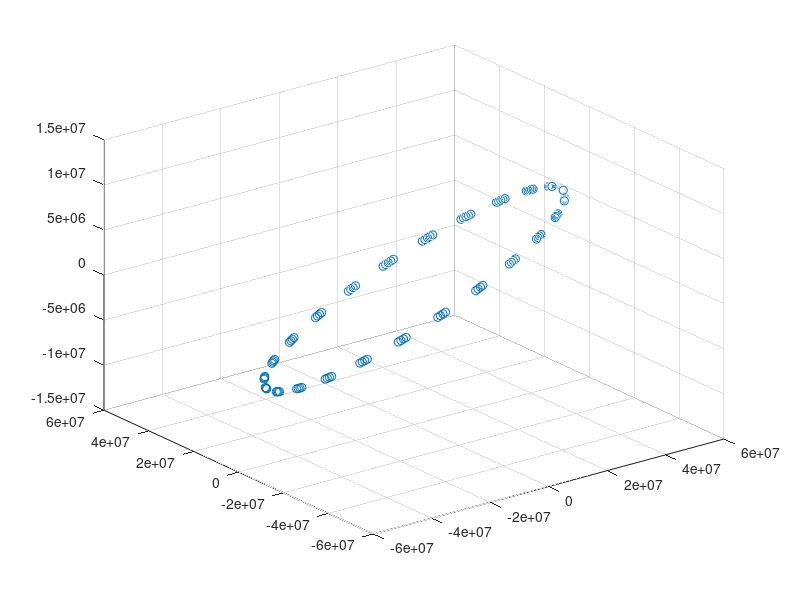

MATLAB code to generate this figure:
clc
for kk =  0: 100
    eraw = 40385;
    n = 1.00277387;
    ideg = 14.2407;
    wdeg = 318.6668;
    Mdeg = 85.9519;
    t = 264.51782528;
    t0 = 0;
    omegadeg = 225.5871;

    mu = 3.98604419e14;

    e = eraw*1e-07;
    a = mu^(1/3) / (2*n*pi()/ 86400)^(2/3);
    i = ideg*(pi()/180);
    w = wdeg*(pi()/180);
    omega = omegadeg*(pi()/180);
    Mt = Mdeg*(pi()/180);
    if t~=t0 
        deltaT = 86400*(t-t0) + kk*3600;
        Mt = Mt + deltaT*sqrt(mu/a^3);
        Mt= mod(Mt, 2*pi());
    end
    E = Mt;
    F = E - e * sin(E) - Mt;
    j = 0;
    maxSteps = 100;
    stepSize = 1e-12;
    while (abs(F) > stepSize && j<maxSteps) 
        E = E - F / (1 - e * cos(E));
        F = E - e * sin(E) - Mt;
        j = j + 1;
    end
    Vt = 2 * atan2( sqrt( 1 + e ) * sin( E / 2 ) , sqrt(1 - e ) * cos( E / 2));

    rc = a * (1 - e * cos(E));

    vcoeff = sqrt(mu * a ) / rc;

    Ot = [rc * cos(Vt), rc * sin(Vt),0];
    Odott = [vcoeff * -sin(E), vcoeff * sqrt(1 - e^2) * cos(E),0];

    r_x(kk+1) = (Ot(1) * (cos(w) * cos(omega) - sin(w) * cos(i) * sin(omega)) - Ot(2) * (sin(w) * cos(omega) + cos(w) * cos(i) * sin(omega)));
    r_y(kk+1) = (Ot(1)* (cos(w) * sin(omega) + sin(w) * cos(i) * cos(omega)) + Ot(2) * (cos(w) * cos(i) * cos(omega) - sin(w) * sin(omega)));
    r_z(kk+1) = (Ot(1) * (sin(w) * sin(i)) + Ot(2) * (cos(w) * sin(i)));

    rdotx(kk+1) = (Odott(1) * (cos(w) * cos(omega) - sin(w) * cos(i) * sin(omega)) - Odott(2) * (sin(w) * cos(omega) + cos(w) * cos(i) * sin(omega)));
    rdoty(kk+1) = (Odott(1) * (cos(w) * sin(omega) + sin(w) * cos(i) * cos(omega)) + Odott(2) * (cos(w) * cos(i) * cos(omega) - sin(w) * sin(omega)));
    rdotz(kk+1) = (Odott(1) * (sin(w) * sin(i)) + Odott(2) * (cos(w) * sin(i)));
end
scatter3(r_x,r_y,r_z)

% x_0 = [rx,ry,rz,rdotx,rdoty,rdotz];
% save("Satellite_1.mat","x_0");
